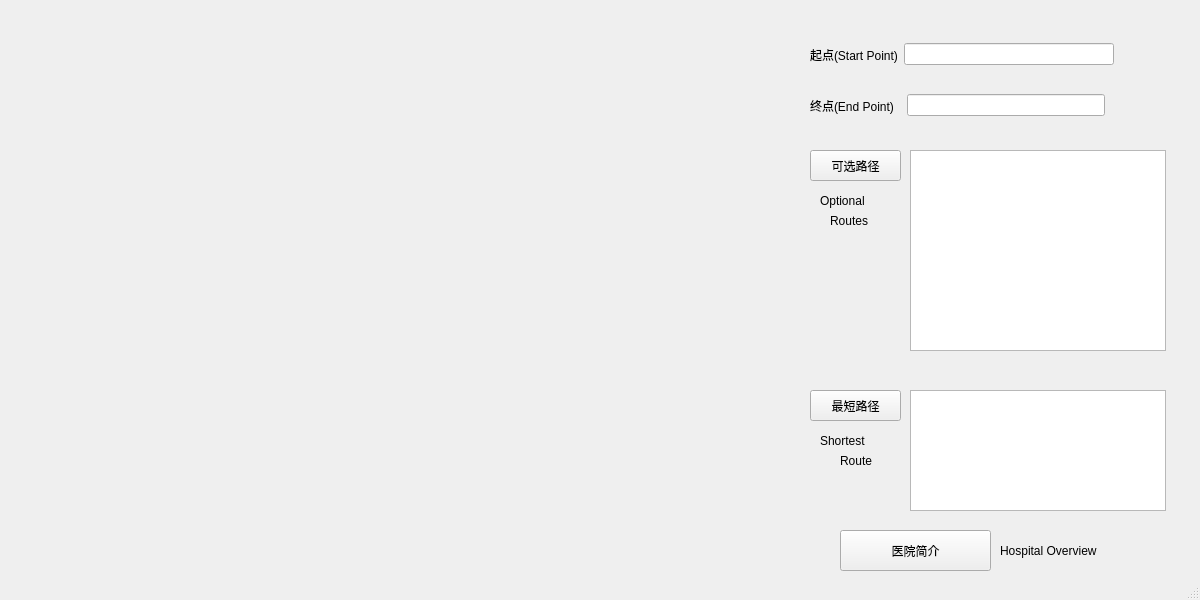
<?xml version="1.0" encoding="UTF-8"?>
<ui version="4.0">
 <class>MainWindow</class>
 <widget class="QMainWindow" name="MainWindow">
  <property name="geometry">
   <rect>
    <x>0</x>
    <y>0</y>
    <width>1200</width>
    <height>600</height>
   </rect>
  </property>
  <property name="minimumSize">
   <size>
    <width>1200</width>
    <height>600</height>
   </size>
  </property>
  <property name="maximumSize">
   <size>
    <width>1200</width>
    <height>600</height>
   </size>
  </property>
  <property name="windowTitle">
   <string>Guide</string>
  </property>
  <widget class="QWidget" name="centralwidget">
   <widget class="QPushButton" name="pushButton">
    <property name="geometry">
     <rect>
      <x>810</x>
      <y>150</y>
      <width>91</width>
      <height>31</height>
     </rect>
    </property>
    <property name="text">
     <string>可选路径</string>
    </property>
   </widget>
   <widget class="QTextBrowser" name="textBrowser">
    <property name="geometry">
     <rect>
      <x>910</x>
      <y>150</y>
      <width>256</width>
      <height>201</height>
     </rect>
    </property>
   </widget>
   <widget class="QPushButton" name="pushButton2">
    <property name="geometry">
     <rect>
      <x>810</x>
      <y>390</y>
      <width>91</width>
      <height>31</height>
     </rect>
    </property>
    <property name="text">
     <string>最短路径</string>
    </property>
   </widget>
   <widget class="QTextBrowser" name="textBrowser2">
    <property name="geometry">
     <rect>
      <x>910</x>
      <y>390</y>
      <width>256</width>
      <height>121</height>
     </rect>
    </property>
   </widget>
   <widget class="QPushButton" name="pushButton3">
    <property name="geometry">
     <rect>
      <x>840</x>
      <y>530</y>
      <width>151</width>
      <height>41</height>
     </rect>
    </property>
    <property name="text">
     <string>医院简介</string>
    </property>
   </widget>
   <widget class="QWidget" name="">
    <property name="geometry">
     <rect>
      <x>810</x>
      <y>39</y>
      <width>304</width>
      <height>31</height>
     </rect>
    </property>
    <layout class="QHBoxLayout" name="horizontalLayout_2">
     <item>
      <widget class="QLabel" name="label">
       <property name="text">
        <string>起点(Start Point)</string>
       </property>
      </widget>
     </item>
     <item>
      <widget class="QLineEdit" name="lineEdit">
       <property name="contextMenuPolicy">
        <enum>Qt::DefaultContextMenu</enum>
       </property>
      </widget>
     </item>
    </layout>
   </widget>
   <widget class="QLabel" name="label2_2">
    <property name="geometry">
     <rect>
      <x>820</x>
      <y>180</y>
      <width>71</width>
      <height>41</height>
     </rect>
    </property>
    <property name="text">
     <string>Optional  </string>
    </property>
   </widget>
   <widget class="QLabel" name="label2_3">
    <property name="geometry">
     <rect>
      <x>830</x>
      <y>210</y>
      <width>61</width>
      <height>21</height>
     </rect>
    </property>
    <property name="text">
     <string>Routes</string>
    </property>
   </widget>
   <widget class="QLabel" name="label2_6">
    <property name="geometry">
     <rect>
      <x>840</x>
      <y>450</y>
      <width>61</width>
      <height>21</height>
     </rect>
    </property>
    <property name="text">
     <string>Route</string>
    </property>
   </widget>
   <widget class="QLabel" name="label2_7">
    <property name="geometry">
     <rect>
      <x>820</x>
      <y>420</y>
      <width>71</width>
      <height>41</height>
     </rect>
    </property>
    <property name="text">
     <string>Shortest </string>
    </property>
   </widget>
   <widget class="QLabel" name="label2_8">
    <property name="geometry">
     <rect>
      <x>1000</x>
      <y>540</y>
      <width>161</width>
      <height>21</height>
     </rect>
    </property>
    <property name="text">
     <string>Hospital Overview</string>
    </property>
   </widget>
   <widget class="QWidget" name="">
    <property name="geometry">
     <rect>
      <x>810</x>
      <y>90</y>
      <width>295</width>
      <height>31</height>
     </rect>
    </property>
    <layout class="QHBoxLayout" name="horizontalLayout">
     <item>
      <widget class="QLabel" name="label2">
       <property name="text">
        <string>终点(End Point)  </string>
       </property>
      </widget>
     </item>
     <item>
      <widget class="QLineEdit" name="lineEdit2"/>
     </item>
    </layout>
   </widget>
  </widget>
  <widget class="QMenuBar" name="menubar">
   <property name="geometry">
    <rect>
     <x>0</x>
     <y>0</y>
     <width>1200</width>
     <height>32</height>
    </rect>
   </property>
  </widget>
  <widget class="QStatusBar" name="statusbar"/>
 </widget>
 <resources/>
 <connections/>
</ui>
